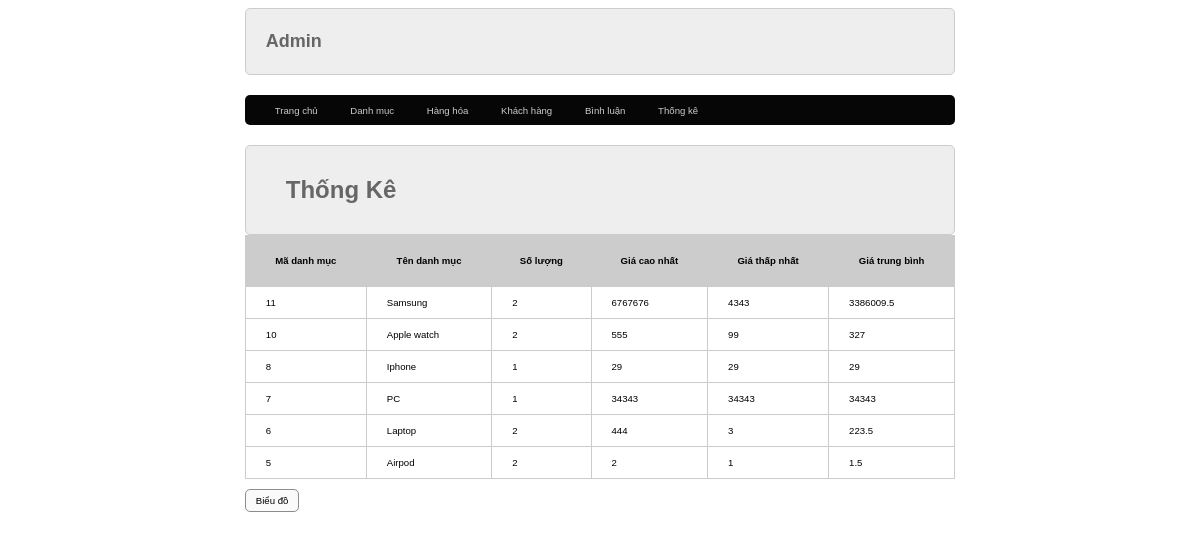
The page /admin/index.php?act=thongke on the database its author committed.
### tables this page shows
CREATE TABLE `danhmuc` (
  `id` int(11) NOT NULL,
  `name` varchar(255) NOT NULL
);

### model/pdo.php (called while the page is built, shortened)
<?php
function pdo_get_connection(){
    $servername = "localhost";
    $username = "root";
    $password = "";
    try {
        $conn = new PDO("mysql:host=$servername;dbname=duanmau", $username, $password);
        $conn->setAttribute(PDO::ATTR_ERRMODE, PDO::ERRMODE_EXCEPTION);
        return $conn;
    } catch(PDOException $e) {
        echo "Connection failed: " . $e->getMessage();
    }
}
function pdo_query($sql){
    $sql_args=array_slice(func_get_args(),1);
    try{
        $conn=pdo_get_connection();
        $stmt=$conn->prepare($sql);
        $stmt->execute($sql_args);
        $rows=$stmt->fetchAll();
        return $rows;
    }
    catch(PDOException $e){
        throw $e;
    }
    finally{
        unset($conn);
    }
}
?>

### model/cart.php (called while the page is built)
<?php
function loadall_thongke(){
    $sql ="SELECT danhmuc.id as madanhmuc, danhmuc.name as tendanhmuc, count(sanpham.id) as countsp, max(sanpham.price) as maxprice, min(sanpham.price) as minprice, avg(sanpham.price) as giatb";
    $sql .=" FROM sanpham LEFT JOIN danhmuc on danhmuc.id=sanpham.iddm";
    $sql.=" group by danhmuc.id order by danhmuc.id desc";
    $listtk = pdo_query($sql);
    return $listtk;
}
?>

### admin/thongke/list.php (the view)
<div class="row">
            <div class="row header formtittle">
                <h1>Thống Kê</h1>
            </div>
            <div class="row formcontent">
                <div class="row mb10 formdanhsach">
                    <table>
                        <tr>
                            <th>Mã danh mục</th>
                            <th>Tên danh mục</th>
                            <th>Số lượng</th>
                            <th>Giá cao nhất</th>
                            <th>Giá thấp nhất</th>
                            <th>Giá trung bình</th>
                        </tr>
                        <?php
                            foreach($listthongke as $tk){
                                extract($tk);
                                echo '
                                <tr>
                                <td>'.$madanhmuc.'</td>
                                <td>'.$tendanhmuc.'</td>
                                <td>'.$countsp.'</td>
                                <td>'.$maxprice.'</td>
                                <td>'.$minprice.'</td>
                                <td>'.$giatb.'</td>
                            </tr>';
                            }
                        ?>
                    </table>
                </div>
                <div class="row mb10">
                    <a href="index.php?act=bieudo"><input type="button" value="Biểu đồ" name="bieudo" id=""></a>
                </div>
            </div>
        </div>

### admin/header.php (shortened to what this page needs)
<!DOCTYPE html>
<html lang="en">
<head>
    <link rel="stylesheet" href="../css/style.css">
</head>
<body>
    <div class="boxcenter">
        <div class="row mb headeradmin">
            <h1>Admin</h1>
        </div>
        <div class="row mb menu">
            <ul>
                <li><a href="index.php">Trang chủ</a></li>
                <li><a href="index.php?act=adddm">Danh mục</a></li>
                <li><a href="index.php?act=addsp">Hàng hóa</a></li>
                <li><a href="index.php?act=dskh">Khách hàng</a></li>
                <li><a href="index.php?act=dsbl">Bình luận </a></li>
                <li><a href="index.php?act=thongke">Thống kê</a></li>
            </ul>
        </div>

### admin/index.php (shortened to what this page needs)
<?php
include "../model/pdo.php";
include "../model/cart.php";
include "header.php";
if (isset($_GET['act'])) {
    $act = $_GET['act'];
    switch ($act) {
        case 'thongke':
            $listthongke = loadall_thongke();
            include "thongke/list.php";
            break;
    }
} else {
    include "home.php";
}
include "footer.php";
?>

### admin/footer.php
</div>
</body>
</html>

### css/style.css (style rules this page uses)
* { box-sizing: border-box; font-family: sans-serif; font-size: 0.8vw; }
.boxcenter { width: 60%; margin: 0 auto; }
.row { float: left; width: 100%; }
.mb { margin-bottom: 20px; }
.mb10 { margin-bottom: 10px; }
.header { background-color: aquamarine; border: 1px #009900 solid; font-size: 1vw; color: blue; border-radius: 5px; }
.header h1 { margin: 20px; font-size: 2vw; }
.menu { background-color: rgb(6, 6, 6); color: #CCC; border-radius: 5px; }
.menu ul { padding: 0px 15px; }
.menu ul li { list-style: none; display: inline; padding: 0px 15px; }
.menu ul li a { text-decoration: none; color: #CCC; transition: 0.5s; }
.formtaikhoan input[type="submit"], .formtaikhoan input[type="reset"], .formcontent input[type="submit"], .formcontent input[type="reset"], .formcontent input[type="button"] { border-radius: 5px; padding: 5px 10px; background-color: rgb(250, 250, 250); border: 1px rgb(145, 140, 140) solid; }
.headeradmin { background-color: #EEE; color: #666; border-radius: 5px; border: 1px #CCC solid; padding: 10px 20px; }
.headeradmin h1 { font-size: 1.5vw; }
.formtittle { background-color: #EEE; color: #666; border-radius: 5px; border: 1px #CCC solid; padding: 10px 20px; }
.formdanhsach table { width: 100%; border-collapse:collapse; }
.formdanhsach table th { padding: 20px ; background-color: #CCC; }
.formdanhsach table td { padding: 10px 20px; border: 1px #CCC solid; }

### rows shown on the page
danhmuc: id "11", name "Samsung", countsp "2", maxprice "6767676", minprice "4343", giatb "3386009.5"
danhmuc: id "10", name "Apple watch", countsp "2", maxprice "555", minprice "99", giatb "327"
danhmuc: id "8", name "Iphone", countsp "1", maxprice "29", minprice "29", giatb "29"
danhmuc: id "7", name "PC", countsp "1", maxprice "34343", minprice "34343", giatb "34343"
danhmuc: id "6", name "Laptop", countsp "2", maxprice "444", minprice "3", giatb "223.5"
danhmuc: id "5", name "Airpod", countsp "2", maxprice "2", minprice "1", giatb "1.5"
